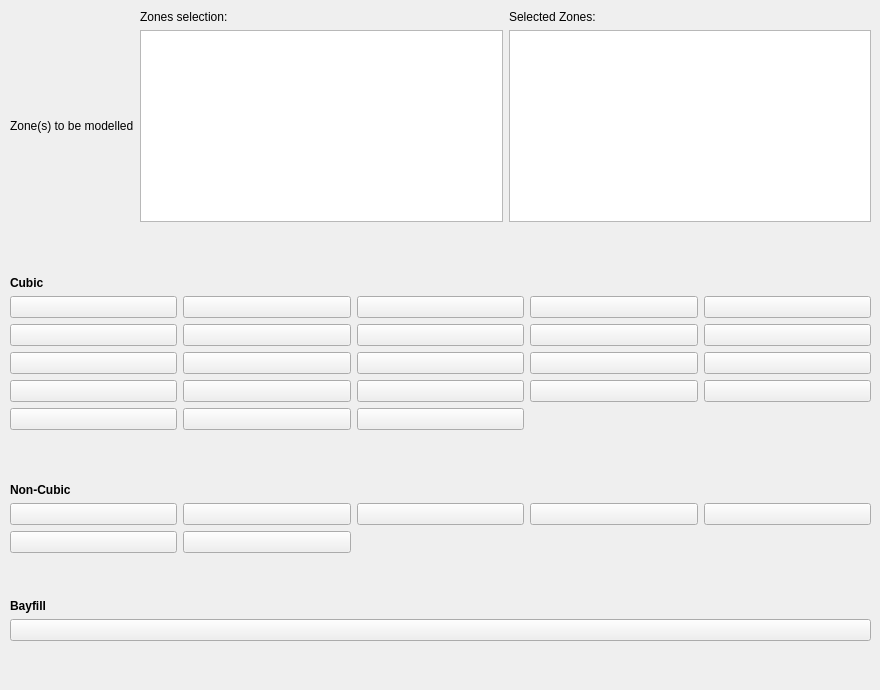
    <widget class="QWidget" name="tab_4">
     <attribute name="title">
      <string>Truncation Rule</string>
     </attribute>
     <widget class="QWidget" name="layoutWidget_6">
      <property name="geometry">
       <rect>
        <x>10</x>
        <y>10</y>
        <width>861</width>
        <height>671</height>
       </rect>
      </property>
      <layout class="QGridLayout" name="TruncationLibrary_gridLayout_2">
       <item row="4" column="0">
        <layout class="QGridLayout" name="gridLayout_13">
         <item row="0" column="0" colspan="2">
          <widget class="QLabel" name="NonCubic_label_2">
           <property name="font">
            <font>
             <weight>75</weight>
             <bold>true</bold>
            </font>
           </property>
           <property name="text">
            <string>Non-Cubic</string>
           </property>
          </widget>
         </item>
         <item row="1" column="0">
          <widget class="QPushButton" name="TypeI_pushButton_2">
           <property name="text">
            <string/>
           </property>
           <property name="icon">
            <iconset>
             <normaloff>../user/tbor/apsTesting/images_GUI/NonCubic_TypeI.png</normaloff>../user/tbor/apsTesting/images_GUI/NonCubic_TypeI.png</iconset>
           </property>
          </widget>
         </item>
         <item row="1" column="1">
          <widget class="QPushButton" name="TypeII_pushButton_2">
           <property name="text">
            <string/>
           </property>
           <property name="icon">
            <iconset>
             <normaloff>../user/tbor/apsTesting/images_GUI/NonCubic_TypeII.png</normaloff>../user/tbor/apsTesting/images_GUI/NonCubic_TypeII.png</iconset>
           </property>
          </widget>
         </item>
         <item row="1" column="2">
          <widget class="QPushButton" name="TypeIII_pushButton_2">
           <property name="text">
            <string/>
           </property>
           <property name="icon">
            <iconset>
             <normaloff>../user/tbor/apsTesting/images_GUI/NonCubic_TypeIII.png</normaloff>../user/tbor/apsTesting/images_GUI/NonCubic_TypeIII.png</iconset>
           </property>
          </widget>
         </item>
         <item row="1" column="3">
          <widget class="QPushButton" name="TypeIV_pushButton_2">
           <property name="text">
            <string/>
           </property>
           <property name="icon">
            <iconset>
             <normaloff>../user/tbor/apsTesting/images_GUI/NonCubic_TypeIV.png</normaloff>../user/tbor/apsTesting/images_GUI/NonCubic_TypeIV.png</iconset>
           </property>
          </widget>
         </item>
         <item row="2" column="0">
          <widget class="QPushButton" name="TypeV_PushButton_2">
           <property name="text">
            <string/>
           </property>
           <property name="icon">
            <iconset>
             <normaloff>../user/tbor/apsTesting/images_GUI/NonCubic_TypeV.png</normaloff>../user/tbor/apsTesting/images_GUI/NonCubic_TypeV.png</iconset>
           </property>
          </widget>
         </item>
         <item row="1" column="4">
          <widget class="QPushButton" name="TypeVI_pushButton_2">
           <property name="text">
            <string/>
           </property>
           <property name="icon">
            <iconset>
             <normaloff>../user/tbor/apsTesting/images_GUI/NonCubic_TypeVI.png</normaloff>../user/tbor/apsTesting/images_GUI/NonCubic_TypeVI.png</iconset>
           </property>
          </widget>
         </item>
         <item row="2" column="1">
          <widget class="QPushButton" name="TypeIII_PushButton_2">
           <property name="text">
            <string/>
           </property>
           <property name="icon">
            <iconset>
             <normaloff>../user/tbor/apsTesting/images_GUI/NonCubic_TypeVIII.png</normaloff>../user/tbor/apsTesting/images_GUI/NonCubic_TypeVIII.png</iconset>
           </property>
          </widget>
         </item>
        </layout>
       </item>
       <item row="5" column="0">
        <layout class="QGridLayout" name="gridLayout_16">
         <item row="2" column="0">
          <widget class="QPushButton" name="TypeVII_pushButton_2">
           <property name="text">
            <string/>
           </property>
           <property name="icon">
            <iconset>
             <normaloff>../user/tbor/apsTesting/images_GUI/NonCubic_TypeVII.png</normaloff>../user/tbor/apsTesting/images_GUI/NonCubic_TypeVII.png</iconset>
           </property>
          </widget>
         </item>
         <item row="3" column="0">
          <spacer name="verticalSpacer_11">
           <property name="orientation">
            <enum>Qt::Vertical</enum>
           </property>
           <property name="sizeHint" stdset="0">
            <size>
             <width>20</width>
             <height>40</height>
            </size>
           </property>
          </spacer>
         </item>
         <item row="1" column="0">
          <widget class="QLabel" name="label_10">
           <property name="font">
            <font>
             <weight>75</weight>
             <bold>true</bold>
            </font>
           </property>
           <property name="text">
            <string>Bayfill</string>
           </property>
          </widget>
         </item>
         <item row="0" column="0">
          <spacer name="verticalSpacer_13">
           <property name="orientation">
            <enum>Qt::Vertical</enum>
           </property>
           <property name="sizeHint" stdset="0">
            <size>
             <width>20</width>
             <height>40</height>
            </size>
           </property>
          </spacer>
         </item>
        </layout>
       </item>
       <item row="0" column="0">
        <layout class="QGridLayout" name="gridLayout_23">
         <item row="1" column="0">
          <widget class="QLabel" name="label_13">
           <property name="text">
            <string>Zone(s) to be modelled       </string>
           </property>
           <property name="wordWrap">
            <bool>true</bool>
           </property>
          </widget>
         </item>
         <item row="0" column="2">
          <widget class="QLabel" name="label_15">
           <property name="text">
            <string>Selected Zones:</string>
           </property>
          </widget>
         </item>
         <item row="1" column="1">
          <widget class="QListWidget" name="listWidget_8"/>
         </item>
         <item row="1" column="2">
          <widget class="QListWidget" name="listWidget_7"/>
         </item>
         <item row="0" column="1">
          <widget class="QLabel" name="label_14">
           <property name="text">
            <string>Zones selection:</string>
           </property>
          </widget>
         </item>
        </layout>
       </item>
       <item row="2" column="0">
        <layout class="QGridLayout" name="gridLayout_12">
         <item row="0" column="0">
          <widget class="QLabel" name="Cubic_label_2">
           <property name="font">
            <font>
             <weight>75</weight>
             <bold>true</bold>
            </font>
           </property>
           <property name="text">
            <string>Cubic</string>
           </property>
          </widget>
         </item>
         <item row="2" column="0">
          <widget class="QPushButton" name="TypeApushButton_2">
           <property name="text">
            <string/>
           </property>
           <property name="icon">
            <iconset>
             <normaloff>../user/tbor/apsTesting/images_GUI/Cubic_TypeA.png</normaloff>../user/tbor/apsTesting/images_GUI/Cubic_TypeA.png</iconset>
           </property>
          </widget>
         </item>
         <item row="2" column="1">
          <widget class="QPushButton" name="TypeBpushButton_2">
           <property name="text">
            <string/>
           </property>
           <property name="icon">
            <iconset>
             <normaloff>../user/tbor/apsTesting/images_GUI/Cubic_TypeB.png</normaloff>../user/tbor/apsTesting/images_GUI/Cubic_TypeB.png</iconset>
           </property>
          </widget>
         </item>
         <item row="2" column="2">
          <widget class="QPushButton" name="TypeCpushButton_2">
           <property name="text">
            <string/>
           </property>
           <property name="icon">
            <iconset>
             <normaloff>../user/tbor/apsTesting/images_GUI/Cubic_TypeC.png</normaloff>../user/tbor/apsTesting/images_GUI/Cubic_TypeC.png</iconset>
           </property>
          </widget>
         </item>
         <item row="2" column="3">
          <widget class="QPushButton" name="TypeDpushButton_2">
           <property name="text">
            <string/>
           </property>
           <property name="icon">
            <iconset>
             <normaloff>../user/tbor/apsTesting/images_GUI/Cubic_TypeD.png</normaloff>../user/tbor/apsTesting/images_GUI/Cubic_TypeD.png</iconset>
           </property>
          </widget>
         </item>
         <item row="2" column="4">
          <widget class="QPushButton" name="TypeEpushButton_2">
           <property name="text">
            <string/>
           </property>
           <property name="icon">
            <iconset>
             <normaloff>../user/tbor/apsTesting/images_GUI/Cubic_TypeE.png</normaloff>../user/tbor/apsTesting/images_GUI/Cubic_TypeE.png</iconset>
           </property>
          </widget>
         </item>
         <item row="3" column="0">
          <widget class="QPushButton" name="TypeFpushButton_2">
           <property name="text">
            <string/>
           </property>
           <property name="icon">
            <iconset>
             <normaloff>../user/tbor/apsTesting/images_GUI/Cubic_TypeF.png</normaloff>../user/tbor/apsTesting/images_GUI/Cubic_TypeF.png</iconset>
           </property>
          </widget>
         </item>
         <item row="3" column="1">
          <widget class="QPushButton" name="TypeGpushButton_2">
           <property name="text">
            <string/>
           </property>
           <property name="icon">
            <iconset>
             <normaloff>../user/tbor/apsTesting/images_GUI/Cubic_TypeG.png</normaloff>../user/tbor/apsTesting/images_GUI/Cubic_TypeG.png</iconset>
           </property>
          </widget>
         </item>
         <item row="3" column="2">
          <widget class="QPushButton" name="TypeHpushButton_2">
           <property name="text">
            <string/>
           </property>
           <property name="icon">
            <iconset>
             <normaloff>../user/tbor/apsTesting/images_GUI/Cubic_TypeH.png</normaloff>../user/tbor/apsTesting/images_GUI/Cubic_TypeH.png</iconset>
           </property>
          </widget>
         </item>
         <item row="3" column="3">
          <widget class="QPushButton" name="TypeIpushButton_2">
           <property name="text">
            <string/>
           </property>
           <property name="icon">
            <iconset>
             <normaloff>../user/tbor/apsTesting/images_GUI/Cubic_TypeI.png</normaloff>../user/tbor/apsTesting/images_GUI/Cubic_TypeI.png</iconset>
           </property>
          </widget>
         </item>
         <item row="3" column="4">
          <widget class="QPushButton" name="TypeJpushButton_2">
           <property name="text">
            <string/>
           </property>
           <property name="icon">
            <iconset>
             <normaloff>../user/tbor/apsTesting/images_GUI/Cubic_TypeJ.png</normaloff>../user/tbor/apsTesting/images_GUI/Cubic_TypeJ.png</iconset>
           </property>
          </widget>
         </item>
         <item row="4" column="0">
          <widget class="QPushButton" name="TypeKpushButton_2">
           <property name="text">
            <string/>
           </property>
           <property name="icon">
            <iconset>
             <normaloff>../user/tbor/apsTesting/images_GUI/Cubic_TypeK.png</normaloff>../user/tbor/apsTesting/images_GUI/Cubic_TypeK.png</iconset>
           </property>
          </widget>
         </item>
         <item row="4" column="1">
          <widget class="QPushButton" name="TypeLpushButton_2">
           <property name="text">
            <string/>
           </property>
           <property name="icon">
            <iconset>
             <normaloff>../user/tbor/apsTesting/images_GUI/Cubic_TypeL.png</normaloff>../user/tbor/apsTesting/images_GUI/Cubic_TypeL.png</iconset>
           </property>
          </widget>
         </item>
         <item row="4" column="2">
          <widget class="QPushButton" name="TypeMpushButton_2">
           <property name="text">
            <string/>
           </property>
           <property name="icon">
            <iconset>
             <normaloff>../user/tbor/apsTesting/images_GUI/Cubic_TypeM.png</normaloff>../user/tbor/apsTesting/images_GUI/Cubic_TypeM.png</iconset>
           </property>
          </widget>
         </item>
         <item row="4" column="3">
          <widget class="QPushButton" name="TypeNpushButton_2">
           <property name="text">
            <string/>
           </property>
           <property name="icon">
            <iconset>
             <normaloff>../user/tbor/apsTesting/images_GUI/Cubic_TypeN.png</normaloff>../user/tbor/apsTesting/images_GUI/Cubic_TypeN.png</iconset>
           </property>
          </widget>
         </item>
         <item row="4" column="4">
          <widget class="QPushButton" name="TypeOpushButton_2">
           <property name="text">
            <string/>
           </property>
           <property name="icon">
            <iconset>
             <normaloff>../user/tbor/apsTesting/images_GUI/Cubic_TypeO.png</normaloff>../user/tbor/apsTesting/images_GUI/Cubic_TypeO.png</iconset>
           </property>
          </widget>
         </item>
         <item row="5" column="0">
          <widget class="QPushButton" name="TypePpushButton_2">
           <property name="text">
            <string/>
           </property>
           <property name="icon">
            <iconset>
             <normaloff>../user/tbor/apsTesting/images_GUI/Cubic_TypeP.png</normaloff>../user/tbor/apsTesting/images_GUI/Cubic_TypeP.png</iconset>
           </property>
          </widget>
         </item>
         <item row="5" column="1">
          <widget class="QPushButton" name="TypeQpushButton_2">
           <property name="text">
            <string/>
           </property>
           <property name="icon">
            <iconset>
             <normaloff>../user/tbor/apsTesting/images_GUI/Cubic_TypeQ.png</normaloff>../user/tbor/apsTesting/images_GUI/Cubic_TypeQ.png</iconset>
           </property>
          </widget>
         </item>
         <item row="5" column="2">
          <widget class="QPushButton" name="TypeRpushButton_2">
           <property name="text">
            <string/>
           </property>
           <property name="icon">
            <iconset>
             <normaloff>../user/tbor/apsTesting/images_GUI/Cubic_TypeR.png</normaloff>../user/tbor/apsTesting/images_GUI/Cubic_TypeR.png</iconset>
           </property>
          </widget>
         </item>
         <item row="5" column="3">
          <widget class="QPushButton" name="TypeSpushButton_2">
           <property name="text">
            <string/>
           </property>
           <property name="icon">
            <iconset>
             <normaloff>../user/tbor/apsTesting/images_GUI/Cubic_TypeS.png</normaloff>../user/tbor/apsTesting/images_GUI/Cubic_TypeS.png</iconset>
           </property>
          </widget>
         </item>
         <item row="5" column="4">
          <widget class="QPushButton" name="TypeTpushButton_2">
           <property name="text">
            <string/>
           </property>
           <property name="icon">
            <iconset>
             <normaloff>../user/tbor/apsTesting/images_GUI/Cubic_TypeT.png</normaloff>../user/tbor/apsTesting/images_GUI/Cubic_TypeT.png</iconset>
           </property>
          </widget>
         </item>
         <item row="6" column="0">
          <widget class="QPushButton" name="TypeUpushButton_2">
           <property name="text">
            <string/>
           </property>
           <property name="icon">
            <iconset>
             <normaloff>../user/tbor/apsTesting/images_GUI/Cubic_TypeU.png</normaloff>../user/tbor/apsTesting/images_GUI/Cubic_TypeU.png</iconset>
           </property>
          </widget>
         </item>
         <item row="6" column="1">
          <widget class="QPushButton" name="TypeVpushButton_2">
           <property name="text">
            <string/>
           </property>
           <property name="icon">
            <iconset>
             <normaloff>../user/tbor/apsTesting/images_GUI/Cubic_TypeV.png</normaloff>../user/tbor/apsTesting/images_GUI/Cubic_TypeV.png</iconset>
           </property>
          </widget>
         </item>
         <item row="6" column="2">
          <widget class="QPushButton" name="TypeWpushButton_2">
           <property name="text">
            <string/>
           </property>
           <property name="icon">
            <iconset>
             <normaloff>../user/tbor/apsTesting/images_GUI/Cubic_TypeW.png</normaloff>../user/tbor/apsTesting/images_GUI/Cubic_TypeW.png</iconset>
           </property>
          </widget>
         </item>
        </layout>
       </item>
       <item row="3" column="0">
        <spacer name="verticalSpacer_12">
         <property name="orientation">
          <enum>Qt::Vertical</enum>
         </property>
         <property name="sizeHint" stdset="0">
          <size>
           <width>20</width>
           <height>40</height>
          </size>
         </property>
        </spacer>
       </item>
       <item row="1" column="0">
        <spacer name="verticalSpacer_2">
         <property name="orientation">
          <enum>Qt::Vertical</enum>
         </property>
         <property name="sizeHint" stdset="0">
          <size>
           <width>20</width>
           <height>40</height>
          </size>
         </property>
        </spacer>
       </item>
      </layout>
     </widget>
    </widget>
